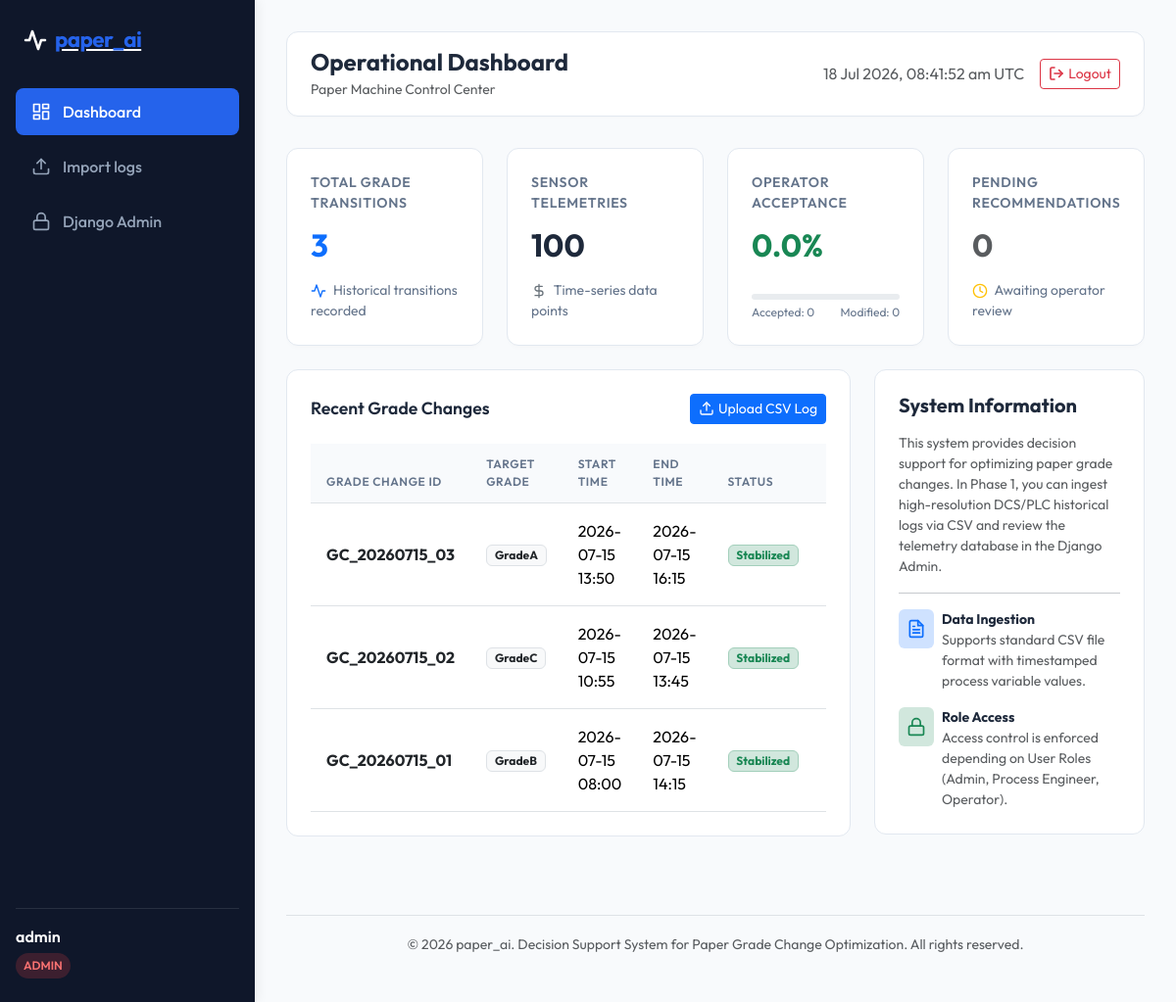
Screenshot of / (signed in) with the database file from the repository.
### accounts/models.py (models this page shows, shortened)
class User(AbstractUser):
    class Roles(models.TextChoices):
        ADMIN = 'ADMIN', _('Admin')
        PROCESS_ENGINEER = 'PROCESS_ENGINEER', _('Process Engineer')
        OPERATOR = 'OPERATOR', _('Operator')
    role = models.CharField(
        max_length=20,
        choices=Roles.choices,
        default=Roles.OPERATOR,
        help_text=_('Designates the role of the user inside the paper_ai platform.')
    )
    @property
    def is_admin(self) -> bool:
        return self.role == self.Roles.ADMIN or self.is_superuser

### grade_change/models.py (models this page shows, shortened)
class GradeChange(models.Model):
    class Statuses(models.TextChoices):
        STABILIZING = 'STABILIZING', _('Stabilizing')
        STABILIZED = 'STABILIZED', _('Stabilized')
        FAILED = 'FAILED', _('Failed')
    grade_change_id = models.CharField(
        max_length=100,
        primary_key=True,
        help_text=_("Unique identifier for the grade change run (e.g. from CSV or historian).")
    )
    target_grade = models.CharField(
        max_length=100,
        help_text=_("The goal grade type being transitioned to.")
    )
    start_time = models.DateTimeField(
        help_text=_("Timestamp when the grade change initiated.")
    )
    end_time = models.DateTimeField(
        null=True,
        blank=True,
        help_text=_("Timestamp when the grade change process finished or stabilized.")
    )
    status = models.CharField(
        max_length=20,
        choices=Statuses.choices,
        default=Statuses.STABILIZING,
        help_text=_("Current operational status of this grade change.")
    )
    operator = models.ForeignKey(
        settings.AUTH_USER_MODEL,
        on_delete=models.SET_NULL,
        null=True,
        blank=True,
        related_name='grade_changes',
        help_text=_("The operator presiding over this grade change.")
    )
    created_at = models.DateTimeField(auto_now_add=True)
    class Meta:
        ordering = ['-start_time']
        verbose_name = _('Grade Change')
        verbose_name_plural = _('Grade Changes')

### dashboard/views.py (the view)
# urls.py: path('', DashboardIndexView.as_view(), name='index'),
class DashboardIndexView(LoginRequiredMixin, TemplateView):
    template_name = 'dashboard/index.html'
    def get_context_data(self, **kwargs):
        context = super().get_context_data(**kwargs)
        total_grade_changes = GradeChange.objects.count()
        total_sensor_data = SensorData.objects.count()
        recommendations = Recommendation.objects.all()
        total_recommendations = recommendations.count()
        accepted_recs = recommendations.filter(status=Recommendation.Statuses.ACCEPTED).count()
        rejected_recs = recommendations.filter(status=Recommendation.Statuses.REJECTED).count()
        modified_recs = recommendations.filter(status=Recommendation.Statuses.MODIFIED).count()
        pending_recs = recommendations.filter(status=Recommendation.Statuses.PENDING).count()
        feedback_count = accepted_recs + rejected_recs + modified_recs
        if feedback_count > 0:
            acceptance_rate = ((accepted_recs + modified_recs) / feedback_count) * 100
        else:
            acceptance_rate = 0.0
        recent_grade_changes = GradeChange.objects.select_related('operator').all()[:10]
        context.update({
            'total_grade_changes': total_grade_changes,
            'total_sensor_data': total_sensor_data,
            'total_recommendations': total_recommendations,
            'acceptance_rate': round(acceptance_rate, 1),
            'accepted_count': accepted_recs,
            'rejected_count': rejected_recs,
            'modified_count': modified_recs,
            'pending_count': pending_recs,
            'recent_grade_changes': recent_grade_changes,
        })
        return context

### templates/dashboard/index.html (shortened to what this page needs)
{% extends 'base.html' %}
{% block page_title %}Operational Dashboard{% endblock %}
{% block content %}
<div class="container-fluid p-0">
    <div class="row g-4 mb-4">
        <div class="col-12 col-sm-6 col-xl-3">
            <div class="kpi-card d-flex flex-column justify-content-between h-100">
                <div>
                    <div class="kpi-title">Total Grade Transitions</div>
                    <div class="kpi-value text-primary">{{ total_grade_changes }}</div>
                </div>
                <div class="kpi-desc mt-2">
                    <svg xmlns="http://www.w3.org/2000/svg" width="16" height="16" viewBox="0 0 24 24" fill="none" stroke="currentColor" stroke-width="2" stroke-linecap="round" stroke-linejoin="round" class="text-primary me-1"><polyline points="22 12 18 12 15 21 9 3 6 12 2 12"></polyline></svg>
                    Historical transitions recorded
                </div>
            </div>
        </div>
        <div class="col-12 col-sm-6 col-xl-3">
            <div class="kpi-card d-flex flex-column justify-content-between h-100">
                <div>
                    <div class="kpi-title">Sensor Telemetries</div>
                    <div class="kpi-value">{{ total_sensor_data }}</div>
                </div>
                <div class="kpi-desc mt-2">
                    <svg xmlns="http://www.w3.org/2000/svg" width="16" height="16" viewBox="0 0 24 24" fill="none" stroke="currentColor" stroke-width="2" stroke-linecap="round" stroke-linejoin="round" class="text-secondary me-1"><path d="M12 2v20M17 5H9.5a3.5 3.5 0 0 0 0 7h5a3.5 3.5 0 0 1 0 7H6"></path></svg>
                    Time-series data points
                </div>
            </div>
        </div>
        <div class="col-12 col-sm-6 col-xl-3">
            <div class="kpi-card d-flex flex-column justify-content-between h-100">
                <div>
                    <div class="kpi-title">Operator Acceptance</div>
                    <div class="kpi-value text-success">{{ acceptance_rate }}%</div>
                </div>
                <div class="kpi-desc mt-2">
                    <div class="progress" style="height: 6px;">
                    </div>
                    <div class="d-flex justify-content-between mt-1" style="font-size: 0.75rem;">
                        <span>Accepted: {{ accepted_count }}</span>
                        <span>Modified: {{ modified_count }}</span>
                    </div>
                </div>
            </div>
        </div>
        <div class="col-12 col-sm-6 col-xl-3">
            <div class="kpi-card d-flex flex-column justify-content-between h-100">
                <div>
                    <div class="kpi-title">Pending Recommendations</div>
                    <div class="kpi-value {% if pending_count > 0 %}text-warning{% else %}text-muted{% endif %}">{{ pending_count }}</div>
                </div>
                <div class="kpi-desc mt-2">
                    <svg xmlns="http://www.w3.org/2000/svg" width="16" height="16" viewBox="0 0 24 24" fill="none" stroke="currentColor" stroke-width="2" stroke-linecap="round" stroke-linejoin="round" class="text-warning me-1"><circle cx="12" cy="12" r="10"></circle><polyline points="12 6 12 12 16 14"></polyline></svg>
                    Awaiting operator review
                </div>
            </div>
        </div>
    </div>
    <div class="row">
        <div class="col-12 col-lg-8">
            <div class="panel">
                <div class="panel-title">
                    <span>Recent Grade Changes</span>
                    {% if user.is_admin or user.is_process_engineer %}
                    <a href="{% url 'data_ingestion:upload' %}" class="btn btn-primary btn-sm d-flex align-items-center gap-1">
                        Upload CSV Log
                    </a>
                    {% endif %}
                </div>
                <div class="table-responsive">
                    <table class="table table-custom align-middle">
                        <thead>
                            <tr>
                                <th>Grade Change ID</th>
                                <th>Target Grade</th>
                                <th>Start Time</th>
                                <th>End Time</th>
                                <th>Status</th>
                                <th>Actions</th>
                            </tr>
                        </thead>
                        <tbody>
                            {% for gc in recent_grade_changes %}
                            <tr>
                                <td class="fw-bold text-dark">{{ gc.grade_change_id }}</td>
                                <td>
                                    <span class="badge bg-light text-dark border">{{ gc.target_grade }}</span>
                                </td>
                                <td>{{ gc.start_time|date:"Y-m-d H:i" }}</td>
                                <td>{{ gc.end_time|date:"Y-m-d H:i"|default:"-" }}</td>
                                <td>
                                    {% if gc.status == 'STABILIZED' %}
                                        <span class="badge bg-success-subtle text-success border border-success-subtle">Stabilized</span>
                                    {% elif gc.status == 'STABILIZING' %}
                                        <span class="badge bg-warning-subtle text-warning border border-warning-subtle">Stabilizing</span>
                                    {% else %}
                                        <span class="badge bg-danger-subtle text-danger border border-danger-subtle">Failed</span>
                                    {% endif %}
                                </td>
                                <td>
                                </td>
                            </tr>
                            {% endfor %}
                        </tbody>
                    </table>
                </div>
            </div>
        </div>
        <div class="col-12 col-lg-4">
            <div class="panel">
                <h5 class="fw-bold mb-3">System Information</h5>
                <p class="text-muted small">
                    This system provides decision support for optimizing paper grade changes. In Phase 1, you can ingest high-resolution DCS/PLC historical logs via CSV and review the telemetry database in the Django Admin.
                </p>
                <hr>
                <div class="d-flex flex-column gap-3">
                    <div class="d-flex align-items-start gap-2">
                        <div class="bg-primary-subtle text-primary rounded p-2 d-flex align-items-center justify-content-center" style="width: 40px; height: 40px;">
                        </div>
                        <div>
                            <div class="fw-bold small">Data Ingestion</div>
                            <div class="text-muted small">Supports standard CSV file format with timestamped process variable values.</div>
                        </div>
                    </div>
                    <div class="d-flex align-items-start gap-2">
                        <div class="bg-success-subtle text-success rounded p-2 d-flex align-items-center justify-content-center" style="width: 40px; height: 40px;">
                            <svg xmlns="http://www.w3.org/2000/svg" width="20" height="20" viewBox="0 0 24 24" fill="none" stroke="currentColor" stroke-width="2" stroke-linecap="round" stroke-linejoin="round"><rect x="3" y="11" width="18" height="11" rx="2" ry="2"></rect><path d="M7 11V7a5 5 0 0 1 10 0v4"></path></svg>
                        </div>
                        <div>
                            <div class="fw-bold small">Role Access</div>
                            <div class="text-muted small">Access control is enforced depending on User Roles (Admin, Process Engineer, Operator).</div>
                        </div>
                    </div>
                </div>
            </div>
        </div>
    </div>
</div>
{% endblock %}

### templates/base.html (shortened to what this page needs)
{% load static %}
<!DOCTYPE html>
<html lang="en">
<head>
    <link href="https://cdn.jsdelivr.net/npm/bootstrap@5.3.2/dist/css/bootstrap.min.css" rel="stylesheet">
    <link rel="stylesheet" href="{% static 'css/style.css' %}">
</head>
<body>
    <aside class="sidebar">
        <a href="{% url 'dashboard:index' %}" class="brand">
            <svg xmlns="http://www.w3.org/2000/svg" width="24" height="24" viewBox="0 0 24 24" fill="none" stroke="currentColor" stroke-width="2.5" stroke-linecap="round" stroke-linejoin="round" class="feather feather-activity"><polyline points="22 12 18 12 15 21 9 3 6 12 2 12"></polyline></svg>
            <span>paper_<span>ai</span></span>
        </a>
        <ul class="sidebar-nav">
            <li>
                <a href="{% url 'dashboard:index' %}" class="sidebar-nav-link {% if request.resolver_match.app_name == 'dashboard' %}active{% endif %}">
                    <span>Dashboard</span>
                </a>
            </li>
            {% if user.is_admin or user.is_process_engineer %}
            <li>
                <a href="{% url 'data_ingestion:upload' %}" class="sidebar-nav-link {% if request.resolver_match.app_name == 'data_ingestion' %}active{% endif %}">
                    <span>Import logs</span>
                </a>
            </li>
            {% endif %}
            <li>
                <a href="/admin/" class="sidebar-nav-link" target="_blank">
                    <svg xmlns="http://www.w3.org/2000/svg" width="24" height="24" viewBox="0 0 24 24" fill="none" stroke="currentColor" stroke-width="2" stroke-linecap="round" stroke-linejoin="round"><rect x="3" y="11" width="18" height="11" rx="2" ry="2"></rect><path d="M7 11V7a5 5 0 0 1 10 0v4"></path></svg>
                    <span>Django Admin</span>
                </a>
            </li>
        </ul>
        {% if user.is_authenticated %}
        <div class="sidebar-footer">
            <div class="d-flex flex-column gap-1">
                <div class="fw-semibold text-white text-truncate">{{ user.username }}</div>
                <div>
                    {% if user.is_admin %}
                        <span class="user-badge badge-admin">Admin</span>
                    {% elif user.is_process_engineer %}
                        <span class="user-badge badge-engineer">Engineer</span>
                    {% else %}
                        <span class="user-badge badge-operator">Operator</span>
                    {% endif %}
                </div>
            </div>
        </div>
        {% endif %}
    </aside>
    <div class="main-wrapper">
        <header class="top-header">
            <div>
                <h4 class="m-0 fw-bold">{% block page_title %}Overview{% endblock %}</h4>
                <small class="text-muted">Paper Machine Control Center</small>
            </div>
            <div class="d-flex align-items-center gap-3">
                <span class="text-muted d-none d-md-inline" id="live-time"></span>
                {% if user.is_authenticated %}
                <a href="{% url 'accounts:logout' %}" class="btn btn-outline-danger btn-sm d-flex align-items-center gap-1">
                    Logout
                </a>
                {% endif %}
            </div>
        </header>
        <main class="flex-grow-1">
            {% block content %}{% endblock %}
        </main>
        <footer class="mt-5 py-3 border-top text-center text-muted">
            <small>&copy; 2026 paper_ai. Decision Support System for Paper Grade Change Optimization. All rights reserved.</small>
        </footer>
    </div>
</body>
</html>

### rows the page displays
User: username "admin"
GradeChange: grade_change_id "GC_20260715_03", target_grade "GradeA", start_time "2026-07-15 13:50", end_time "2026-07-15 16:15", status "Stabilized"
GradeChange: grade_change_id "GC_20260715_02", target_grade "GradeC", start_time "2026-07-15 10:55", end_time "2026-07-15 13:45", status "Stabilized"
GradeChange: grade_change_id "GC_20260715_01", target_grade "GradeB", start_time "2026-07-15 08:00", end_time "2026-07-15 14:15", status "Stabilized"

### other values shown
{{ total_grade_changes }} "3"
{{ total_sensor_data }} "100"
{{ acceptance_rate }} "0.0"
{{ accepted_count }} "0"
{{ modified_count }} "0"
{{ pending_count }} "0"
